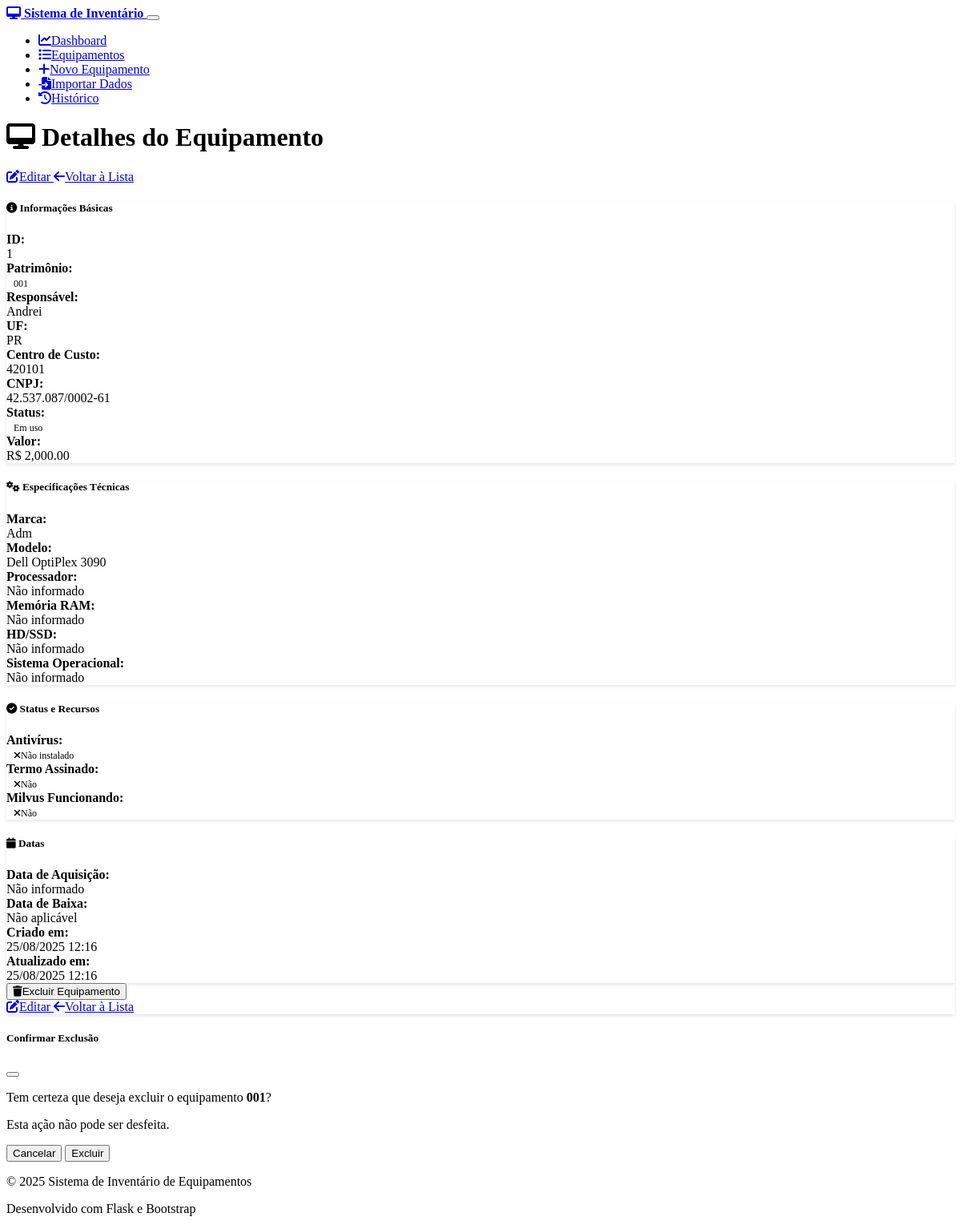
The app's page /equipment/1, older data.
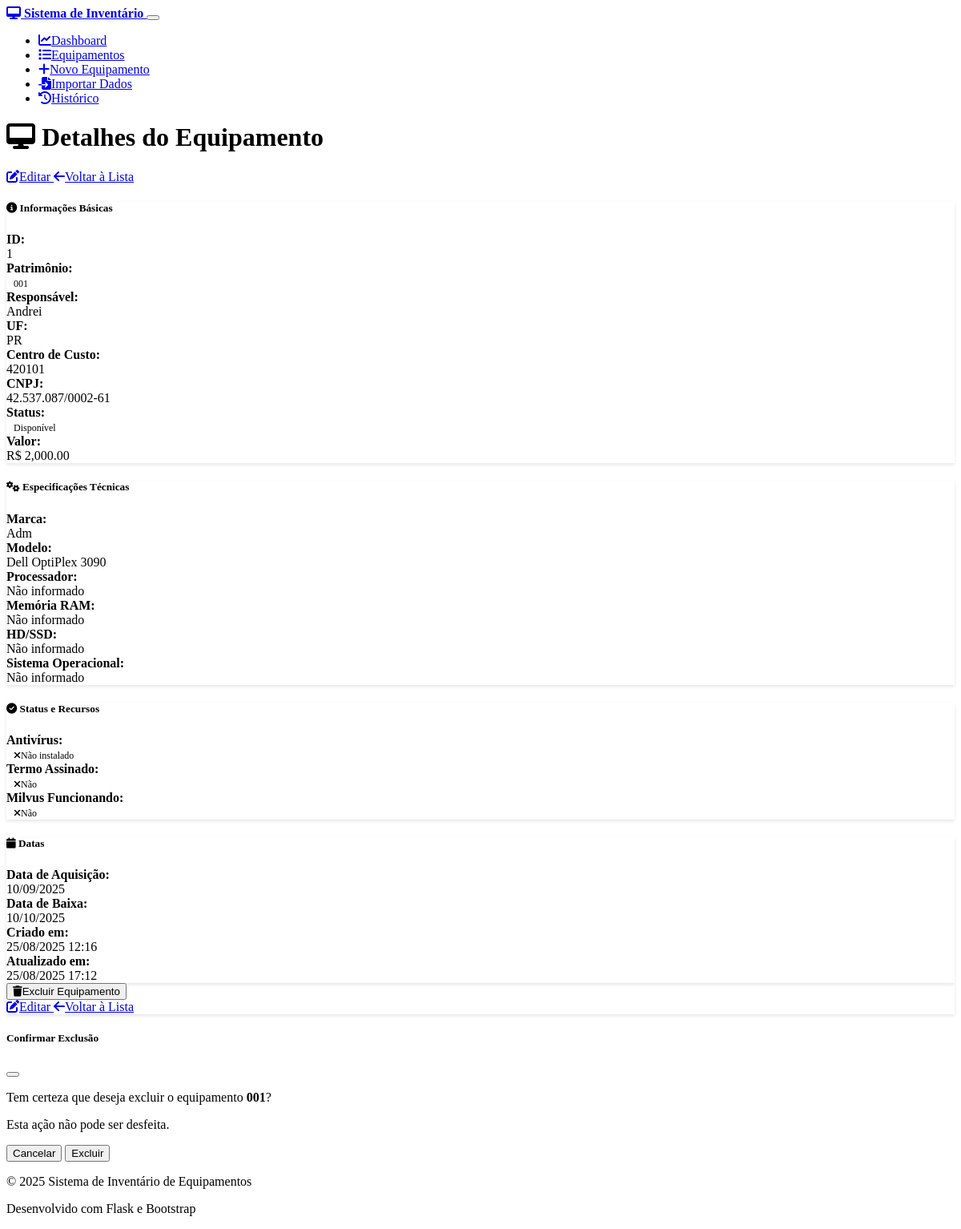
The same page, newer data.
### models.py (models this page shows, shortened)
class Equipment(db.Model):
    __tablename__ = 'equipment'
    id = db.Column(db.Integer, primary_key=True)
    responsavel = db.Column(db.String(100), nullable=False)
    uf = db.Column(db.String(2), nullable=False)
    cc = db.Column(db.String(20), nullable=False)  # Centro de Custo
    cnpj = db.Column(db.Text, nullable=False)  # Mudando para Text para permitir múltiplos CNPJs
    fornecedor = db.Column(db.String(100), nullable=True)  # Novo campo fornecedor
    modelo = db.Column(db.String(100), nullable=False)
    status = db.Column(db.String(50), nullable=False, default='Em uso')
    patrimonio = db.Column(db.String(50), unique=True, nullable=False)
    valor = db.Column(db.Float, nullable=False, default=0.0)
    marca = db.Column(db.String(50), nullable=True)
    processador = db.Column(db.String(100), nullable=True)
    memoria_ram = db.Column(db.String(20), nullable=True)
    hd_ssd = db.Column(db.String(50), nullable=True)
    sistema_operacional = db.Column(db.String(50), nullable=True)
    antivirus = db.Column(db.Boolean, default=False)
    termo_assinado = db.Column(db.Boolean, default=False)
    milvus_funcionando = db.Column(db.Boolean, default=False)
    data_aquisicao = db.Column(db.Date, nullable=True)
    data_baixa = db.Column(db.Date, nullable=True)
    created_at = db.Column(db.DateTime, default=datetime.utcnow)
    updated_at = db.Column(db.DateTime, default=datetime.utcnow, onupdate=datetime.utcnow)
    endereco = db.Column(db.String(200), nullable=True)
    telefone = db.Column(db.String(20), nullable=True)
    email = db.Column(db.String(100), nullable=True)
    link_termos = db.Column(db.String(500), nullable=True)  # Link dos termos assinados
    historico_modificacoes = db.Column(db.Text, nullable=True)  # Histórico de modificações

### routes.py (the view)
@app.route('/equipment/<int:id>')
def equipment_detail(id):
    equipment = Equipment.query.get_or_404(id)
    return render_template('equipment_detail.html', equipment=equipment)

### templates/equipment_detail.html (shortened to what this page needs)
{% extends "base.html" %}
{% block content %}
<div class="row">
    <div class="col-12">
        <div class="d-flex justify-content-between align-items-center mb-4">
            <h1>
                <i class="fas fa-desktop me-2"></i>
                Detalhes do Equipamento
            </h1>
            <div>
                <a href="{{ url_for('equipment_edit', id=equipment.id) }}" class="btn btn-primary me-2">
                    <i class="fas fa-edit me-2"></i>Editar
                </a>
                <a href="{{ url_for('equipment_list') }}" class="btn btn-secondary">
                    <i class="fas fa-arrow-left me-2"></i>Voltar à Lista
                </a>
            </div>
        </div>
    </div>
</div>
<div class="row">
    <div class="col-md-6 mb-4">
        <div class="card">
            <div class="card-header">
                <h5 class="card-title mb-0">
                    <i class="fas fa-info-circle me-2"></i>
                    Informações Básicas
                </h5>
            </div>
            <div class="card-body">
                <div class="row mb-3">
                    <div class="col-sm-4"><strong>ID:</strong></div>
                    <div class="col-sm-8">{{ equipment.id }}</div>
                </div>
                <div class="row mb-3">
                    <div class="col-sm-4"><strong>Patrimônio:</strong></div>
                    <div class="col-sm-8"><span class="badge bg-primary">{{ equipment.patrimonio }}</span></div>
                </div>
                <div class="row mb-3">
                    <div class="col-sm-4"><strong>Responsável:</strong></div>
                    <div class="col-sm-8">{{ equipment.responsavel }}</div>
                </div>
                <div class="row mb-3">
                    <div class="col-sm-4"><strong>UF:</strong></div>
                    <div class="col-sm-8">{{ equipment.uf }}</div>
                </div>
                <div class="row mb-3">
                    <div class="col-sm-4"><strong>Centro de Custo:</strong></div>
                    <div class="col-sm-8">{{ equipment.cc }}</div>
                </div>
                <div class="row mb-3">
                    <div class="col-sm-4"><strong>CNPJ:</strong></div>
                    <div class="col-sm-8">{{ equipment.cnpj }}</div>
                </div>
                <div class="row mb-3">
                    <div class="col-sm-4"><strong>Status:</strong></div>
                    <div class="col-sm-8">
                        <span class="badge
                            {% if equipment.status == 'Em uso' %}bg-success
                            {% elif equipment.status == 'Disponível' %}bg-primary
                            {% elif equipment.status == 'Manutenção' %}bg-warning
                            {% elif equipment.status == 'Baixado' %}bg-danger
                            {% else %}bg-secondary{% endif %}">
                            {{ equipment.status }}
                        </span>
                    </div>
                </div>
                <div class="row mb-3">
                    <div class="col-sm-4"><strong>Valor:</strong></div>
                    <div class="col-sm-8"><span class="text-success fw-bold">R$ {{ "{:,.2f}".format(equipment.valor) }}</span></div>
                </div>
            </div>
        </div>
    </div>
    <div class="col-md-6 mb-4">
        <div class="card">
            <div class="card-header">
                <h5 class="card-title mb-0">
                    <i class="fas fa-cogs me-2"></i>
                    Especificações Técnicas
                </h5>
            </div>
            <div class="card-body">
                <div class="row mb-3">
                    <div class="col-sm-4"><strong>Marca:</strong></div>
                    <div class="col-sm-8">{{ equipment.marca or 'Não informado' }}</div>
                </div>
                <div class="row mb-3">
                    <div class="col-sm-4"><strong>Modelo:</strong></div>
                    <div class="col-sm-8">{{ equipment.modelo }}</div>
                </div>
                <div class="row mb-3">
                    <div class="col-sm-4"><strong>Processador:</strong></div>
                    <div class="col-sm-8">{{ equipment.processador or 'Não informado' }}</div>
                </div>
                <div class="row mb-3">
                    <div class="col-sm-4"><strong>Memória RAM:</strong></div>
                    <div class="col-sm-8">{{ equipment.memoria_ram or 'Não informado' }}</div>
                </div>
                <div class="row mb-3">
                    <div class="col-sm-4"><strong>HD/SSD:</strong></div>
                    <div class="col-sm-8">{{ equipment.hd_ssd or 'Não informado' }}</div>
                </div>
                <div class="row mb-3">
                    <div class="col-sm-4"><strong>Sistema Operacional:</strong></div>
                    <div class="col-sm-8">{{ equipment.sistema_operacional or 'Não informado' }}</div>
                </div>
            </div>
        </div>
    </div>
</div>
<div class="row">
    <div class="col-md-6 mb-4">
        <div class="card">
            <div class="card-header">
                <h5 class="card-title mb-0">
                    <i class="fas fa-check-circle me-2"></i>
                    Status e Recursos
                </h5>
            </div>
            <div class="card-body">
                <div class="row mb-3">
                    <div class="col-sm-6"><strong>Antivírus:</strong></div>
                    <div class="col-sm-6">
                        {% if equipment.antivirus %}
                            <span class="badge bg-success"><i class="fas fa-check me-1"></i>Instalado</span>
                        {% else %}
                            <span class="badge bg-danger"><i class="fas fa-times me-1"></i>Não instalado</span>
                        {% endif %}
                    </div>
                </div>
                <div class="row mb-3">
                    <div class="col-sm-6"><strong>Termo Assinado:</strong></div>
                    <div class="col-sm-6">
                        {% if equipment.termo_assinado %}
                            <span class="badge bg-success"><i class="fas fa-check me-1"></i>Sim</span>
                        {% else %}
                            <span class="badge bg-danger"><i class="fas fa-times me-1"></i>Não</span>
                        {% endif %}
                    </div>
                </div>
                <div class="row mb-3">
                    <div class="col-sm-6"><strong>Milvus Funcionando:</strong></div>
                    <div class="col-sm-6">
                        {% if equipment.milvus_funcionando %}
                            <span class="badge bg-success"><i class="fas fa-check me-1"></i>Sim</span>
                        {% else %}
                            <span class="badge bg-danger"><i class="fas fa-times me-1"></i>Não</span>
                        {% endif %}
                    </div>
                </div>
            </div>
        </div>
    </div>
    <div class="col-md-6 mb-4">
        <div class="card">
            <div class="card-header">
                <h5 class="card-title mb-0">
                    <i class="fas fa-calendar me-2"></i>
                    Datas
                </h5>
            </div>
            <div class="card-body">
                <div class="row mb-3">
                    <div class="col-sm-6"><strong>Data de Aquisição:</strong></div>
                    <div class="col-sm-6">
                        {% if equipment.data_aquisicao %}
                            {{ equipment.data_aquisicao.strftime('%d/%m/%Y') }}
                        {% else %}
                            Não informado
                        {% endif %}
                    </div>
                </div>
                <div class="row mb-3">
                    <div class="col-sm-6"><strong>Data de Baixa:</strong></div>
                    <div class="col-sm-6">
                        {% if equipment.data_baixa %}
                            {{ equipment.data_baixa.strftime('%d/%m/%Y') }}
                        {% else %}
                            Não aplicável
                        {% endif %}
                    </div>
                </div>
                <div class="row mb-3">
                    <div class="col-sm-6"><strong>Criado em:</strong></div>
                    <div class="col-sm-6">{{ equipment.created_at.strftime('%d/%m/%Y %H:%M') }}</div>
                </div>
                <div class="row mb-3">
                    <div class="col-sm-6"><strong>Atualizado em:</strong></div>
                    <div class="col-sm-6">{{ equipment.updated_at.strftime('%d/%m/%Y %H:%M') }}</div>
                </div>
            </div>
        </div>
    </div>
</div>
<div class="row">
    <div class="col-12">
        <div class="card">
            <div class="card-body">
                <div class="d-flex justify-content-between">
                    <button type="button" class="btn btn-danger" onclick="confirmDelete()">
                        <i class="fas fa-trash me-2"></i>Excluir Equipamento
                    </button>
                    <div>
                        <a href="{{ url_for('equipment_edit', id=equipment.id) }}" class="btn btn-primary me-2">
                            <i class="fas fa-edit me-2"></i>Editar
                        </a>
                        <a href="{{ url_for('equipment_list') }}" class="btn btn-secondary">
                            <i class="fas fa-arrow-left me-2"></i>Voltar à Lista
                        </a>
                    </div>
                </div>
            </div>
        </div>
    </div>
</div>
<div class="modal fade" id="deleteModal" tabindex="-1">
    <div class="modal-dialog">
        <div class="modal-content">
            <div class="modal-header">
                <h5 class="modal-title">Confirmar Exclusão</h5>
                <button type="button" class="btn-close" data-bs-dismiss="modal"></button>
            </div>
            <div class="modal-body">
                <p>Tem certeza que deseja excluir o equipamento <strong>{{ equipment.patrimonio }}</strong>?</p>
                <p class="text-danger">Esta ação não pode ser desfeita.</p>
            </div>
            <div class="modal-footer">
                <button type="button" class="btn btn-secondary" data-bs-dismiss="modal">Cancelar</button>
                <form method="POST" action="{{ url_for('equipment_delete', id=equipment.id) }}" style="display: inline;">
                    <button type="submit" class="btn btn-danger">Excluir</button>
                </form>
            </div>
        </div>
    </div>
</div>
{% endblock %}

### templates/base.html (shortened to what this page needs)
<!DOCTYPE html>
<html lang="pt-BR" data-bs-theme="dark">
<head>
    <link href="https://cdn.replit.com/agent/bootstrap-agent-dark-theme.min.css" rel="stylesheet">
    <link rel="stylesheet" href="https://cdnjs.cloudflare.com/ajax/libs/font-awesome/6.4.0/css/all.min.css">
    <link rel="stylesheet" href="{{ url_for('static', filename='css/custom.css') }}">
</head>
<body>
    <nav class="navbar navbar-expand-lg navbar-dark bg-dark">
        <div class="container">
            <a class="navbar-brand" href="{{ url_for('dashboard') }}">
                <i class="fas fa-desktop me-2"></i>
                Sistema de Inventário
            </a>
            <button class="navbar-toggler" type="button" data-bs-toggle="collapse" data-bs-target="#navbarNav">
            </button>
            <div class="collapse navbar-collapse" id="navbarNav">
                <ul class="navbar-nav me-auto">
                    <li class="nav-item">
                        <a class="nav-link {% if request.endpoint == 'dashboard' %}active{% endif %}"
                           href="{{ url_for('dashboard') }}">
                            <i class="fas fa-chart-line me-1"></i>Dashboard
                        </a>
                    </li>
                    <li class="nav-item">
                        <a class="nav-link {% if request.endpoint == 'equipment_list' %}active{% endif %}"
                           href="{{ url_for('equipment_list') }}">
                            <i class="fas fa-list me-1"></i>Equipamentos
                        </a>
                    </li>
                    <li class="nav-item">
                        <a class="nav-link" href="{{ url_for('equipment_new') }}">
                            <i class="fas fa-plus me-1"></i>Novo Equipamento
                        </a>
                    </li>
                    <li class="nav-item">
                        <a class="nav-link" href="{{ url_for('import_equipment') }}">
                            <i class="fas fa-file-import me-1"></i>Importar Dados
                        </a>
                    </li>
                    <li class="nav-item">
                        <a class="nav-link {% if request.endpoint == 'history_log' %}active{% endif %}"
                           href="{{ url_for('history_log') }}">
                            <i class="fas fa-history me-1"></i>Histórico
                        </a>
                    </li>
                </ul>
            </div>
        </div>
    </nav>
    <main class="container my-4">
        {% block content %}{% endblock %}
    </main>
    <footer class="bg-dark text-light py-3 mt-5">
        <div class="container">
            <div class="row">
                <div class="col-md-6">
                    <p>&copy; 2025 Sistema de Inventário de Equipamentos</p>
                </div>
                <div class="col-md-6 text-end">
                    <p>Desenvolvido com Flask e Bootstrap</p>
                </div>
            </div>
        </div>
    </footer>
</body>
</html>

### static/css/custom.css (style rules this page uses)
.navbar-brand { font-weight: 600; }
.card { border: none; box-shadow: 0 2px 4px rgba(0, 0, 0, 0.1); transition: all 0.3s ease; }
.badge { font-size: 0.75em; padding: 0.5em 0.75em; }
[data-bs-theme="dark"] .card { background-color: var(--bs-gray-900); border: 1px solid var(--bs-gray-700); }
footer { margin-top: auto; background-color: var(--bs-dark) !important; }
:root { --bs-success: #0043a6; --bs-success-rgb: 92, 171, 255; }

Row changes from the older to the newer data that the page shows:
changed Equipment "Andrei": status "Em uso" → "Disponível"; data_aquisicao (not shown) → "10/09/2025"; data_baixa (not shown) → "10/10/2025"; updated_at "25/08/2025 12:16" → "25/08/2025 17:12"
Text that changed along with them:
text no longer shown: "Não informado Não aplicável"
